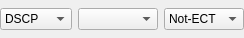
<?xml version="1.0" encoding="UTF-8"?>
<ui version="4.0">
 <class>TosDscp</class>
 <widget class="QWidget" name="TosDscp">
  <property name="geometry">
   <rect>
    <x>0</x>
    <y>0</y>
    <width>232</width>
    <height>38</height>
   </rect>
  </property>
  <layout class="QHBoxLayout" name="horizontalLayout_2">
   <property name="leftMargin">
    <number>0</number>
   </property>
   <property name="topMargin">
    <number>0</number>
   </property>
   <property name="rightMargin">
    <number>0</number>
   </property>
   <property name="bottomMargin">
    <number>0</number>
   </property>
   <item>
    <widget class="QComboBox" name="cosType">
     <property name="currentIndex">
      <number>1</number>
     </property>
     <item>
      <property name="text">
       <string>TOS</string>
      </property>
     </item>
     <item>
      <property name="text">
       <string>DSCP</string>
      </property>
     </item>
     <item>
      <property name="text">
       <string>Custom</string>
      </property>
     </item>
    </widget>
   </item>
   <item>
    <widget class="QStackedWidget" name="stackedWidget">
     <property name="currentIndex">
      <number>1</number>
     </property>
     <widget class="QWidget" name="page">
      <layout class="QHBoxLayout" name="horizontalLayout_3">
       <property name="leftMargin">
        <number>0</number>
       </property>
       <property name="topMargin">
        <number>0</number>
       </property>
       <property name="rightMargin">
        <number>0</number>
       </property>
       <property name="bottomMargin">
        <number>0</number>
       </property>
       <item>
        <widget class="QComboBox" name="precedence">
         <property name="toolTip">
          <string>Precedence</string>
         </property>
         <property name="minimumContentsLength">
          <number>2</number>
         </property>
         <item>
          <property name="text">
           <string>Routine</string>
          </property>
         </item>
         <item>
          <property name="text">
           <string>Priority</string>
          </property>
         </item>
         <item>
          <property name="text">
           <string>Immediate</string>
          </property>
         </item>
         <item>
          <property name="text">
           <string>Flash</string>
          </property>
         </item>
         <item>
          <property name="text">
           <string>Flash Override</string>
          </property>
         </item>
         <item>
          <property name="text">
           <string>Critical</string>
          </property>
         </item>
         <item>
          <property name="text">
           <string>Internetwork Control</string>
          </property>
         </item>
         <item>
          <property name="text">
           <string>Network Control</string>
          </property>
         </item>
        </widget>
       </item>
       <item>
        <widget class="QCheckBox" name="lowDelay">
         <property name="toolTip">
          <string>Low Delay</string>
         </property>
         <property name="text">
          <string>D</string>
         </property>
        </widget>
       </item>
       <item>
        <widget class="QCheckBox" name="highThroughput">
         <property name="toolTip">
          <string>High Throughput</string>
         </property>
         <property name="text">
          <string>T</string>
         </property>
        </widget>
       </item>
       <item>
        <widget class="QCheckBox" name="highReliability">
         <property name="toolTip">
          <string>High Reliability</string>
         </property>
         <property name="text">
          <string>R</string>
         </property>
        </widget>
       </item>
      </layout>
     </widget>
     <widget class="QWidget" name="page_2">
      <layout class="QHBoxLayout" name="horizontalLayout">
       <property name="leftMargin">
        <number>0</number>
       </property>
       <property name="topMargin">
        <number>0</number>
       </property>
       <property name="rightMargin">
        <number>0</number>
       </property>
       <property name="bottomMargin">
        <number>0</number>
       </property>
       <item>
        <widget class="QComboBox" name="dscp">
         <property name="toolTip">
          <string>DSCP</string>
         </property>
        </widget>
       </item>
       <item>
        <widget class="QComboBox" name="ecn">
         <property name="toolTip">
          <string>ECN</string>
         </property>
         <item>
          <property name="text">
           <string>Not-ECT</string>
          </property>
         </item>
         <item>
          <property name="text">
           <string>ECT (1)</string>
          </property>
         </item>
         <item>
          <property name="text">
           <string>ECT (0)</string>
          </property>
         </item>
         <item>
          <property name="text">
           <string>CE</string>
          </property>
         </item>
        </widget>
       </item>
      </layout>
     </widget>
     <widget class="QWidget" name="page_3">
      <layout class="QHBoxLayout" name="horizontalLayout_4">
       <property name="leftMargin">
        <number>0</number>
       </property>
       <property name="topMargin">
        <number>0</number>
       </property>
       <property name="rightMargin">
        <number>0</number>
       </property>
       <property name="bottomMargin">
        <number>0</number>
       </property>
       <item>
        <widget class="IntEdit" name="customValue">
         <property name="toolTip">
          <string>Enter value in hexadecimal</string>
         </property>
         <property name="maximum">
          <number>255</number>
         </property>
         <property name="displayIntegerBase">
          <number>16</number>
         </property>
        </widget>
       </item>
      </layout>
     </widget>
    </widget>
   </item>
  </layout>
 </widget>
 <customwidgets>
  <customwidget>
   <class>IntEdit</class>
   <extends>QSpinBox</extends>
   <header>intedit.h</header>
  </customwidget>
 </customwidgets>
 <resources/>
 <connections>
  <connection>
   <sender>cosType</sender>
   <signal>currentIndexChanged(int)</signal>
   <receiver>stackedWidget</receiver>
   <slot>setCurrentIndex(int)</slot>
   <hints>
    <hint type="sourcelabel">
     <x>58</x>
     <y>67</y>
    </hint>
    <hint type="destinationlabel">
     <x>110</x>
     <y>36</y>
    </hint>
   </hints>
  </connection>
 </connections>
</ui>
